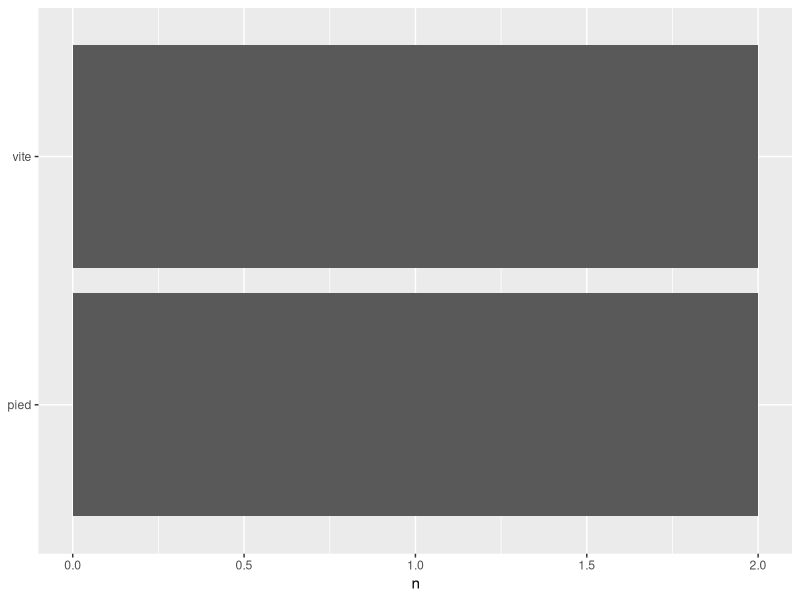

This chart was generated by the following R code:
# Title     : TODO
# Objective : TODO
# Created by: julie
# Created on: 7/17/2020

library(dplyr)
library(tokenizers)
library(tidytext)
library(ggplot2)
# TODO: Create a separate module for stop words
stopWords <- tibble(
  word = c(
    "à",
    "alors",
    "au",
    "aucuns",
    "aussi",
    "autre",
    "avant",
    "avec",
    "avoir",
    "bon",
    "ça",
    "car",
    "ce",
    "cela",
    "ces",
    "ceux",
    "chaque",
    "ci",
    "comme",
    "comment",
    "dans",
    "des",
    "du",
    "dedans",
    "dehors",
    "depuis",
    "devrait",
    "doit",
    "donc",
    "dos",
    "début",
    "elle",
    "elles",
    "en",
    "encore",
    "essai",
    "est",
    "et",
    "étaient",
    "état",
    "étions",
    "été",
    "être",
    "eu",
    "fait",
    "faites",
    "fois",
    "font",
    "hors",
    "ici",
    "il",
    "ils",
    "je",
    "juste",
    "la",
    "le",
    "les",
    "leur",
    "là",
    "ma",
    "maintenant",
    "mais",
    "me",
    "m'",
    "mes",
    "mien",
    "moins",
    "mon",
    "mot",
    "même",
    "ni",
    "nommés",
    "notre",
    "nous",
    "ou",
    "où",
    "on",
    "par",
    "parce",
    "pas",
    "peut",
    "peu",
    "plupart",
    "plus",
    "pour",
    "pourquoi",
    "quand",
    "que",
    "quel",
    "quelle",
    "quelles",
    "quels",
    "qui",
    "sa",
    "sans",
    "ses",
    "se",
    "s'",
    "seulement",
    "si",
    "sien",
    "son",
    "sont",
    "sous",
    "soyez",
    "sujet",
    "sur",
    "ta",
    "tandis",
    "te",
    "t'",
    "tellement",
    "tels",
    "tes",
    "ton",
    "tous",
    "tout",
    "trop",
    "très",
    "tu",
    "voient",
    "vont",
    "votre",
    "vous",
    "vu",
    "y"
  ),
  lexicon = "ranks_french"
)

songText <- c("T'es sûr que tu veux prendre le bus, on peut y aller à pied",
              "Ah, c'est mort, depuis mes premiers pas, j'ai plus jamais marché",
              "Ouais, mais y a qu'deux arrêts, on irait plus vite à pied",
              "Et beaucoup plus vite si j'avais pas ma caisse à réparer")

# How do the line work ?
songDf <- tibble(line = 1:4, text = songText)

songWords <- songDf %>%
  unnest_tokens(word, text)

noStopWords <- songWords %>%
  anti_join(stopWords, by = "word")

# TODO: Stop words need to be removed
noStopWords %>%
  count(word, sort = TRUE) %>%
  filter(n > 1) %>%
  mutate(word = reorder(word, n)) %>%
  ggplot(aes(word, n)) +
  geom_col() +
  xlab(NULL) +
  coord_flip()
